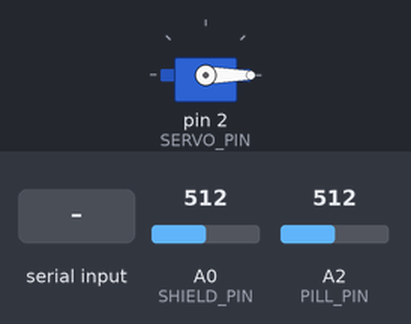
Bench run of a sketch on a simulated Arduino Uno, built with avr-gcc and run on an emulated ATmega328P. Shown: servo. Inputs (shaded band) come from the test bench; at power-on: A0 (SHIELD_PIN) = 512, A2 (PILL_PIN) = 512. What the sketch prints to the serial monitor is not drawn.

Above: at 1.2 s.
1.3 s: "0" received over Serial
At 1.8 s:
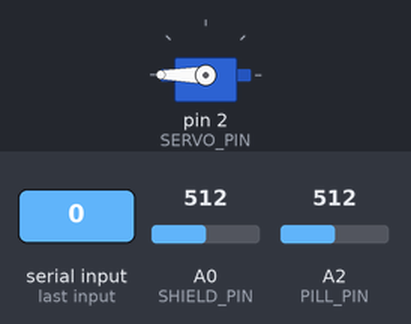
2.8 s: "1" received over Serial
At 4.2 s:
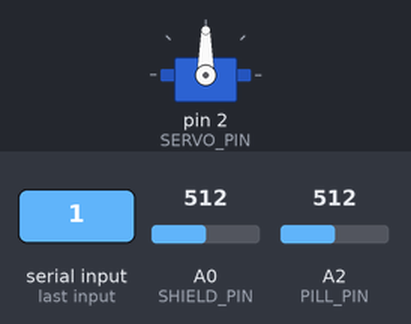
Timing chart, 0 to 5.8 s (numbered marks = the images above; inputs shaded):
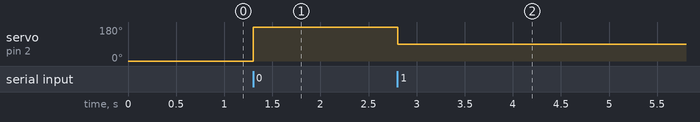

Measured:
- after the input at 1.3 s, servo on pin 2 (SERVO_PIN): 0° → 180° at once
- after the input at 2.8 s, servo on pin 2 (SERVO_PIN): 180° → 90° at once

The sketch:

therightunocodeemg.ino
```cpp
#include <Servo.h>

#define SAMPLE_RATE 2000
#define BAUD_RATE 115200

#define SHIELD_PIN A0
#define PILL_PIN   A2
#define SERVO_PIN  2 // NEW: Muscle shield servo pin

#define BUFFER_SIZE 128

Servo myServo; // NEW
int circular_buffer[BUFFER_SIZE];
int data_index = 0;
int sum = 0;

void setup() {
  Serial.begin(BAUD_RATE);
  myServo.attach(SERVO_PIN); // NEW
  myServo.write(0);          // NEW: Start at 0
}

void loop() {
  // NEW: Read prediction back from Python
  if (Serial.available() > 0) {
    char command = Serial.read();
    if (command == '0') {
      myServo.write(180); // Hand Open
    } else if (command == '1') {
      myServo.write(90);  // Hand Close
    }
  }

  static unsigned long past = 0;
  unsigned long present = micros();
  unsigned long interval = present - past;
  past = present;

  static long timer = 0;
  timer -= interval;

  if (timer < 0) {
    timer += 1000000 / SAMPLE_RATE;

    float shield_raw = analogRead(SHIELD_PIN);
    float pill_raw   = analogRead(PILL_PIN);

    float shield_filtered = EMGFilter(shield_raw);
    float pill_filtered   = EMGFilter(pill_raw);

    int shield_scaled = shield_filtered * 1000;
    int pill_scaled   = pill_filtered * 1000;

    int shield_envelope = getEnvelope(abs(shield_scaled));

    float out1 = shield_envelope / 1000.0;
    float out2 = pill_scaled / 1000.0;

    Serial.print(out1, 6);
    Serial.print(",");
    Serial.println(out2, 6);
  }
}

int getEnvelope(int abs_emg) {
  sum -= circular_buffer[data_index];
  sum += abs_emg;
  circular_buffer[data_index] = abs_emg;
  data_index = (data_index + 1) % BUFFER_SIZE;
  return (sum / BUFFER_SIZE);
}

float EMGFilter(float input) {
  float output = input;
  {
    static float z1, z2;
    float x = output - 0.05159732*z1 - 0.36347401*z2;
    output = 0.01856301*x + 0.03712602*z1 + 0.01856301*z2;
    z2 = z1; z1 = x;
  }
  {
    static float z1, z2;
    float x = output - -0.53945795*z1 - 0.39764934*z2;
    output = x - 2.0*z1 + z2;
    z2 = z1; z1 = x;
  }
  {
    static float z1, z2;
    float x = output - 0.47319594*z1 - 0.70744137*z2;
    output = x + 2.0*z1 + z2;
    z2 = z1; z1 = x;
  }
  {
    static float z1, z2;
    float x = output - -1.00211112*z1 - 0.74520226*z2;
    output = x - 2.0*z1 + z2;
    z2 = z1; z1 = x;
  }
  return output;
}
```
